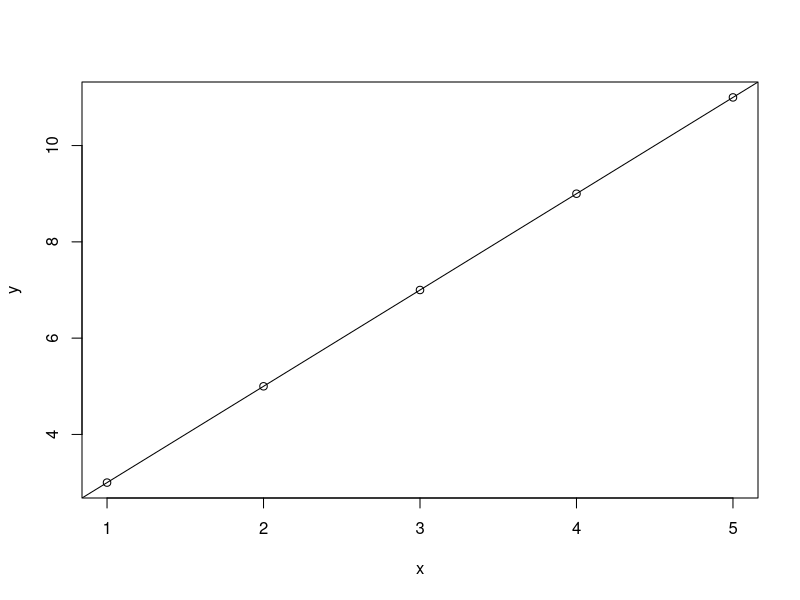

This figure's R source:
setwd("C:/Files/Academics/VIT/Lab/EDA/Lab1")

x<-1:5
y<-c(3,5,7,9,11)
data_set=data.frame(x,y)
data_set
View(data_set)
str(data_set)
names(data_set)
plot(x,y)
LR_result<-lm(y~x)
LR_result
summary(LR_result)
abline(LR_result)
x=data.frame(x=6:8)
R<-predict(LR_result,x)
R
x=data.frame(x=c(6,7,8))
R1<-predict(LR_result,x)
R1
summary(R1)
